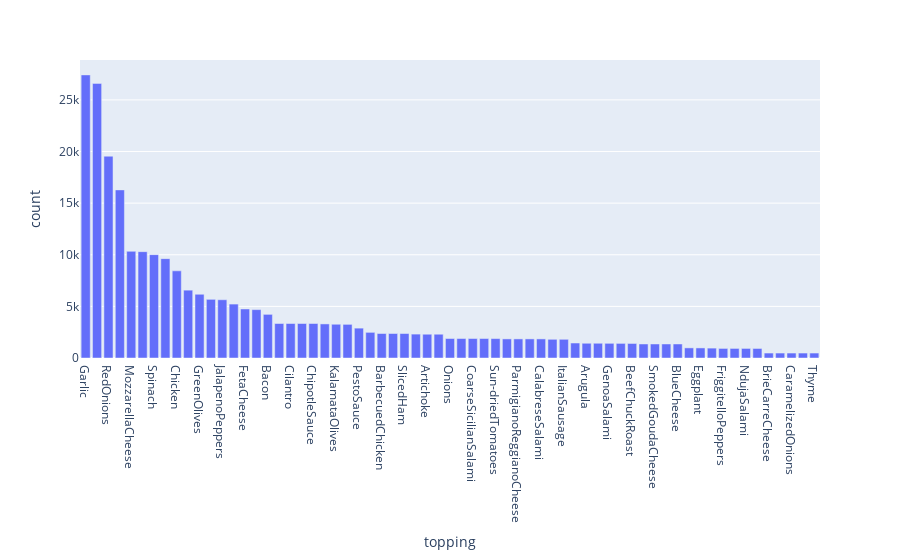

The cell this chart's notebook holds for it:
### Code cell
px.bar(toppings_df_sorted,x="topping",y="count")

### Figure 1 — Plotly figure (JSON) as saved in the notebook; plotly's stock layout.template omitted (floating-point values rounded to 4 significant figures)
{"data": [{"alignmentgroup": "True", "hovertemplate": "topping=%{x}<br>count=%{y}<extra></extra>", "legendgroup": "", "marker": {"color": "#636efa", "pattern": {"shape": ""}}, "name": "", "offsetgroup": "", "orientation": "v", "showlegend": false, "textposition": "auto", "type": "bar", "x": ["Garlic", "Tomatoes", "RedOnions", "RedPeppers", "MozzarellaCheese", "Pepperoni", "Spinach", "Mushrooms", "Chicken", "Capocollo", "GreenOlives", "Artichokes", "JalapenoPeppers", "GreenPeppers", "FetaCheese", "Pineapple", "Bacon", "AsiagoCheese", "Cilantro", "Corn", "ChipotleSauce", "GoatCheese", "KalamataOlives", "FontinaCheese", "PestoSauce", "Zucchini", "BarbecuedChicken", "BarbecueSauce", "SlicedHam", "ThaiSweetChilliSauce", "Artichoke", "GoudaCheese", "Onions", "LuganegaSausage", "CoarseSicilianSalami", "Peperonciniverdi", "Sun-driedTomatoes", "GorgonzolaPiccanteCheese", "ParmigianoReggianoCheese", "RicottaCheese", "CalabreseSalami", "ChorizoSausage", "ItalianSausage", "Anchovies", "Arugula", "ProsciuttodiSanDaniele", "GenoaSalami", "Oregano", "BeefChuckRoast", "ProvoloneCheese", "SmokedGoudaCheese", "RomanoCheese", "BlueCheese", "AlfredoSauce", "Eggplant", "SoppressataSalami", "FriggitelloPeppers", "Pancetta", "NdujaSalami", "PlumTomatoes", "BrieCarreCheese", "Prosciutto", "CaramelizedOnions", "Pears", "Thyme"], "xaxis": "x", "y": [27422, 26601, 19547, 16284, 10333, 10300, 10012, 9624, 8443, 6572, 6174, 5682, 5643, 5224, 4748, 4685, 4227, 3342, 3341, 3341, 3341, 3301, 3269, 3259, 2893, 2485, 2372, 2372, 2370, 2315, 2302, 2302, 1887, 1887, 1887, 1887, 1880, 1850, 1850, 1850, 1849, 1811, 1811, 1451, 1428, 1428, 1422, 1414, 1406, 1359, 1359, 1359, 1359, 980, 975, 957, 927, 927, 927, 923, 480, 480, 480, 480, 480], "yaxis": "y"}], "layout": {"barmode": "relative", "legend": {"tracegroupgap": 0}, "margin": {"t": 60}, "xaxis": {"anchor": "y", "domain": [0, 1], "title": {"text": "topping"}}, "yaxis": {"anchor": "x", "domain": [0, 1], "title": {"text": "count"}}}}
